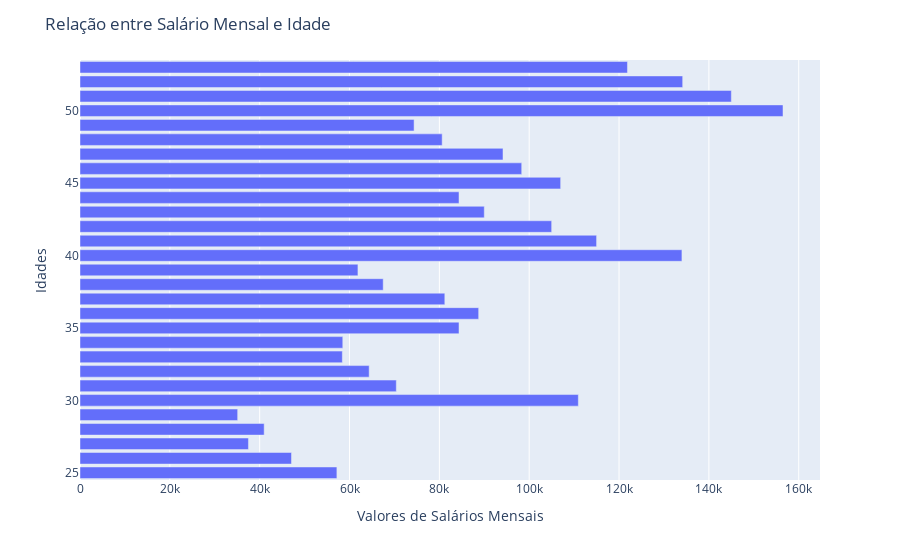

Notebook code for this chart:
### Markdown cell above
##### Análise 3:

### Code cell
# Agrupamento das váriaveis 
salario_por_idade = df.groupby('Idade')['Salario_Mensal'].mean().reset_index()

fig = px.bar(salario_por_idade, x='Salario_Mensal', y='Idade', orientation='h')
fig.update_layout(title='Relação entre Salário Mensal e Idade',
                  xaxis_title='Valores de Salários Mensais',
                  yaxis_title='Idades')
fig.show()

### Figure 1 — Plotly figure (JSON) as saved in the notebook; plotly's stock layout.template omitted (floating-point values rounded to 4 significant figures)
{"data": [{"alignmentgroup": "True", "hovertemplate": "Salario_Mensal=%{x}<br>Idade=%{y}<extra></extra>", "legendgroup": "", "marker": {"color": "#636efa", "pattern": {"shape": ""}}, "name": "", "offsetgroup": "", "orientation": "h", "showlegend": false, "textposition": "auto", "type": "bar", "x": [57190.0, 47080.0, 37500, 41000, 35100, 110900.0, 70420.0, 64375, 58400, 58500, 84375, 88750, 81220.0, 67500, 61875, 134000, 115000, 105000, 90000, 84375, 107000, 98330.0, 94170.0, 80625, 74375, 156500, 145000, 134200.0, 121875], "xaxis": "x", "y": [25, 26, 27, 28, 29, 30, 31, 32, 33, 34, 35, 36, 37, 38, 39, 40, 41, 42, 43, 44, 45, 46, 47, 48, 49, 50, 51, 52, 53], "yaxis": "y"}], "layout": {"barmode": "relative", "legend": {"tracegroupgap": 0}, "margin": {"t": 60}, "title": {"text": "Relação entre Salário Mensal e Idade"}, "xaxis": {"anchor": "y", "domain": [0, 1], "title": {"text": "Valores de Salários Mensais"}}, "yaxis": {"anchor": "x", "domain": [0, 1], "title": {"text": "Idades"}}}}
